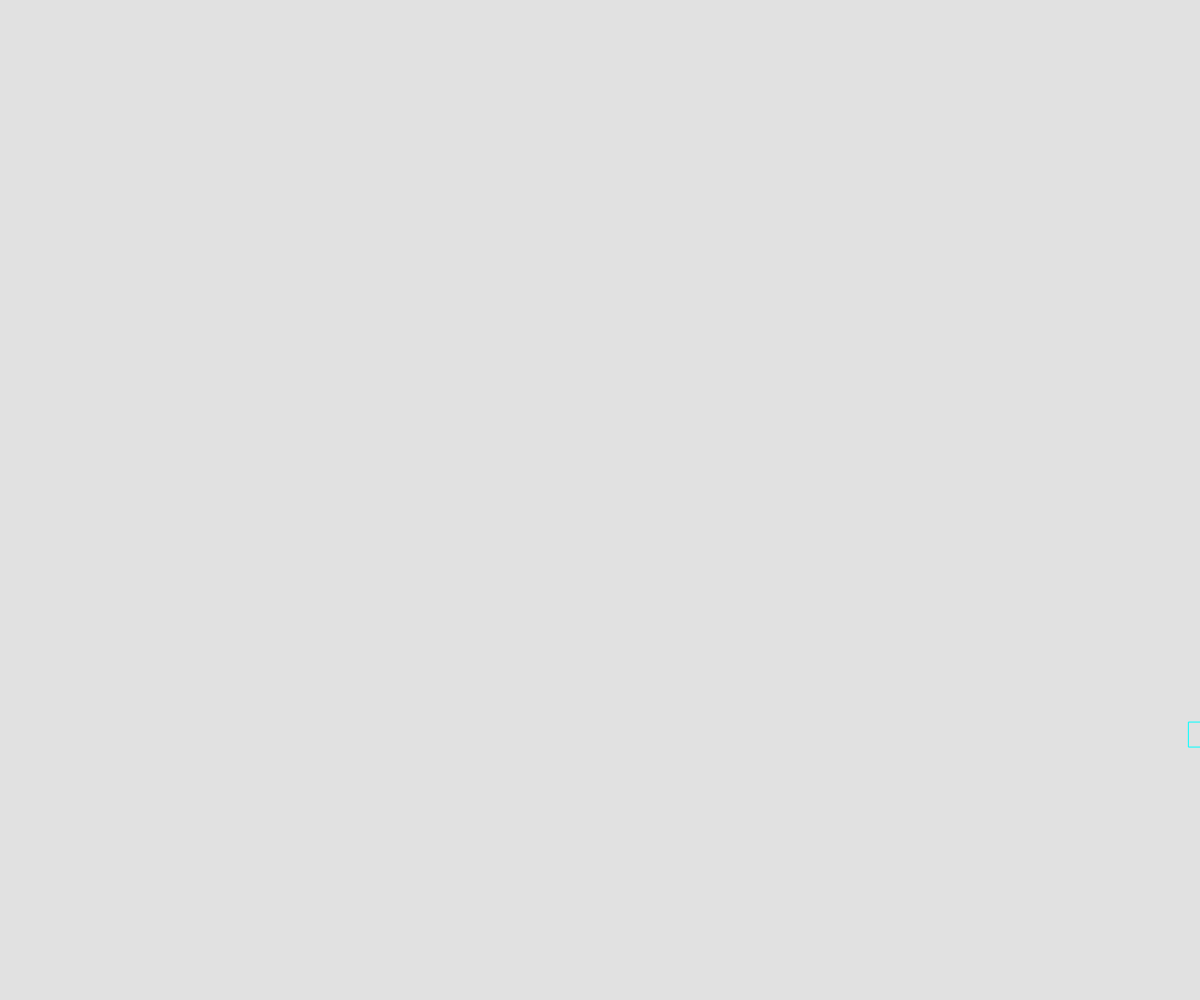
Frame 1 (no input)
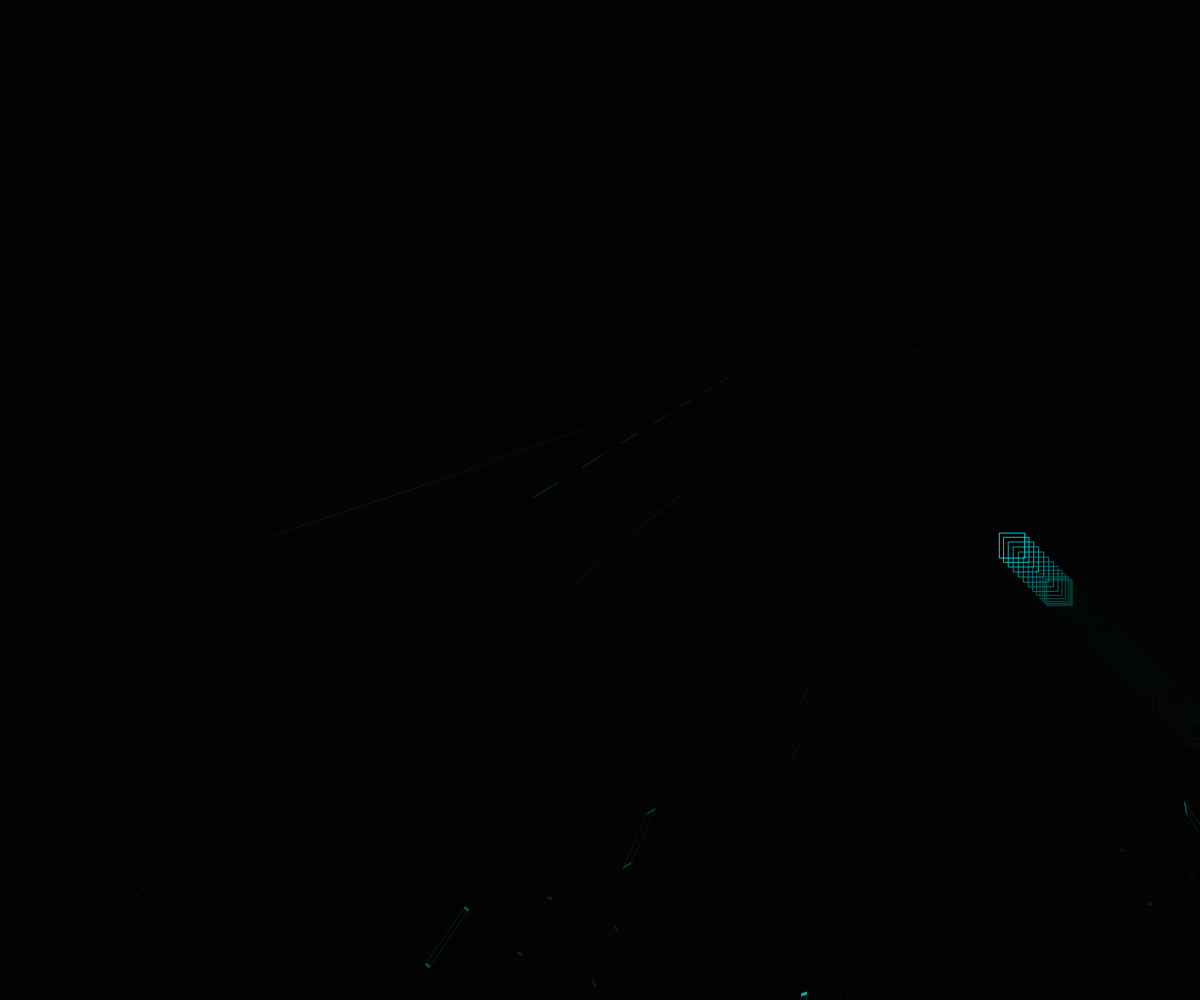
Frame 60 (no input)
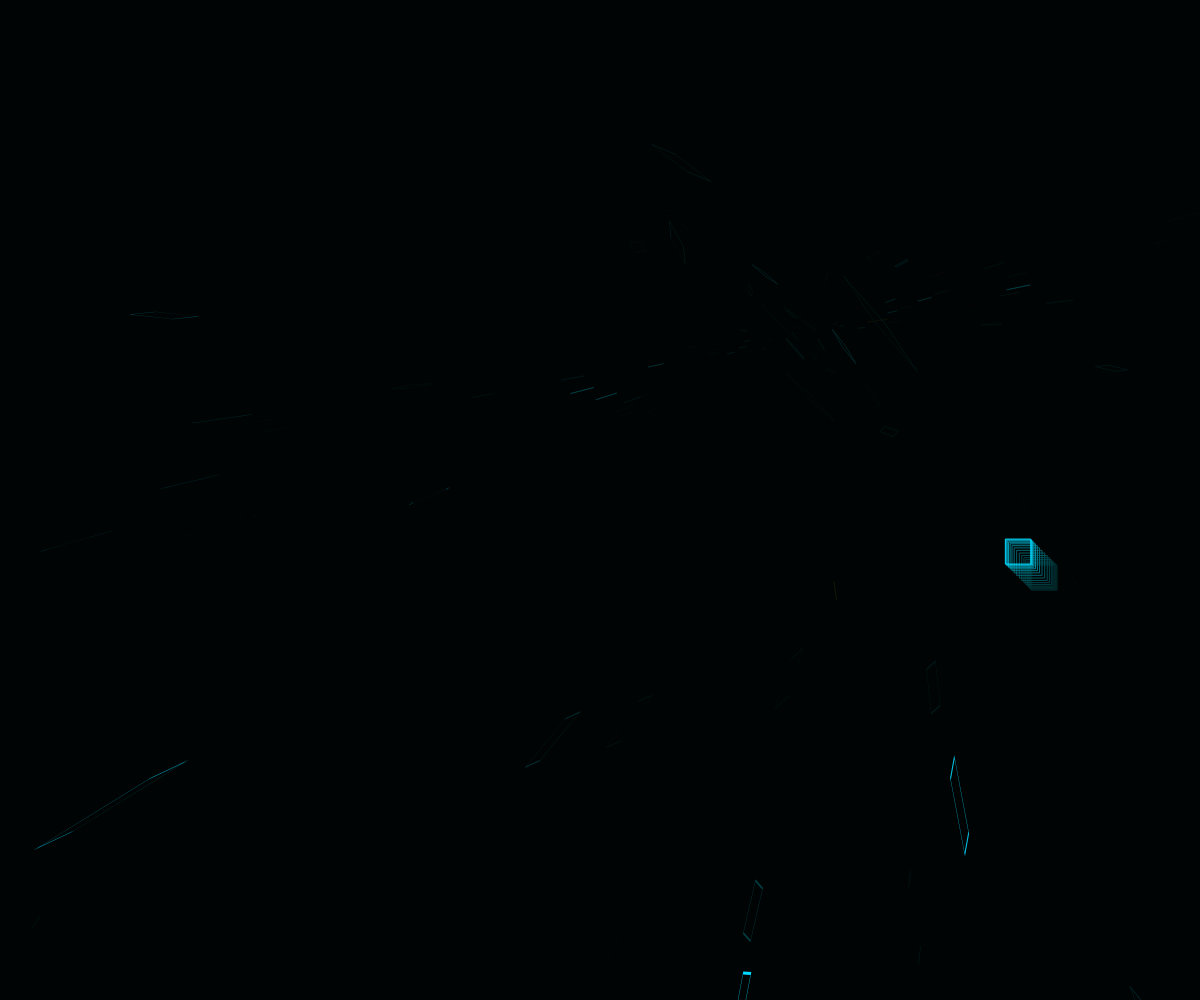
Frame 120 (the mouse pressed at the canvas centre since frame 60)

The p5.js sketch that drew these frames (run headless with seeded random() and noise() and a simulated clock; from frame 60 on, the mouse is pressed at the canvas centre):

// p5.js sketch
// ── sketch.js
function setup() {
  createCanvas(windowWidth, windowHeight);
  rectMode(CENTER);
  // background(0)
}

function draw() {
  background(0, 30);
  noFill();
  var noise1 = noise(.01 * frameCount) * width / 2;
  var noise2 = noise(.02 * frameCount) * width / 2;
  var noise3 = noise(.03 * frameCount) * width / 2;
  var noise4 = noise(.04 * frameCount) * height / 2;
  translate(width * 2 / 3, height / 3);
  stroke(0, noise1, noise2);

  for (let x = 0; x <= width; x += 50) {
    for (let y = 0; y <= height; y += 50) {
      rect(noise1, noise1, 25, 25);
      shearX(noise2);
      shearY(noise4);
      scale(noise2 / 1000, noise3 / 100);
    }
  }
  stroke(noise3, noise2, 0);
  for (let x = width; x >= 0; x -= 50) {
    for (let y = height; y >= 0; y -= 50) {
      rect(noise2, noise2, 25, 25);
      shearX(noise1);
      shearY(noise3);
      scale(noise2 / 1000, noise3 / 100);
    }
  }
  stroke(noise3, 0, noise4);
  for (let x = width; x >= 0; x -= 50) {
    for (let y = height; y >= 0; y -= 50) {
      rect(noise3, noise3, 25, 25);
      shearX(noise3);
      shearY(noise2);
      scale(noise2 / 1000, noise3 / 100);
    }
  }
  stroke(noise4, noise1, 0);
  for (let x = width; x >= 0; x -= 50) {
    for (let y = height; y >= 0; y -= 50) {
      rect(noise4, noise4, 25, 25);
      shearX(noise4);
      shearY(noise1);
      scale(noise2 / 1000, noise3 / 100);
    }
  }
  //   for (let x1 = 0; x1 <= width; x1 += 25) {
  //     for (let x2 = 0; x2 <= width; x2 += 50) {
  //       for (let y1 = 0; y1 <= height; y1 += 25) {
  //         for (let y2 = 0; y2 <= height; y2 += 50) {
  //           for (let x3 = 0; x3 <= width; x3 += 10) {
  //             for (let y3 = 0; y3 <= height; y3 += 5) {
  //               bezier(noise(x1 / 10) * frameCount, noise(y1 / 10), noise(x2 / 10), noise(y2 / 10), noise(x3 / 10), noise(y3 / 10));
  //             }
  //           }
  //         }
  //       }
  //     }
  //   }
}
